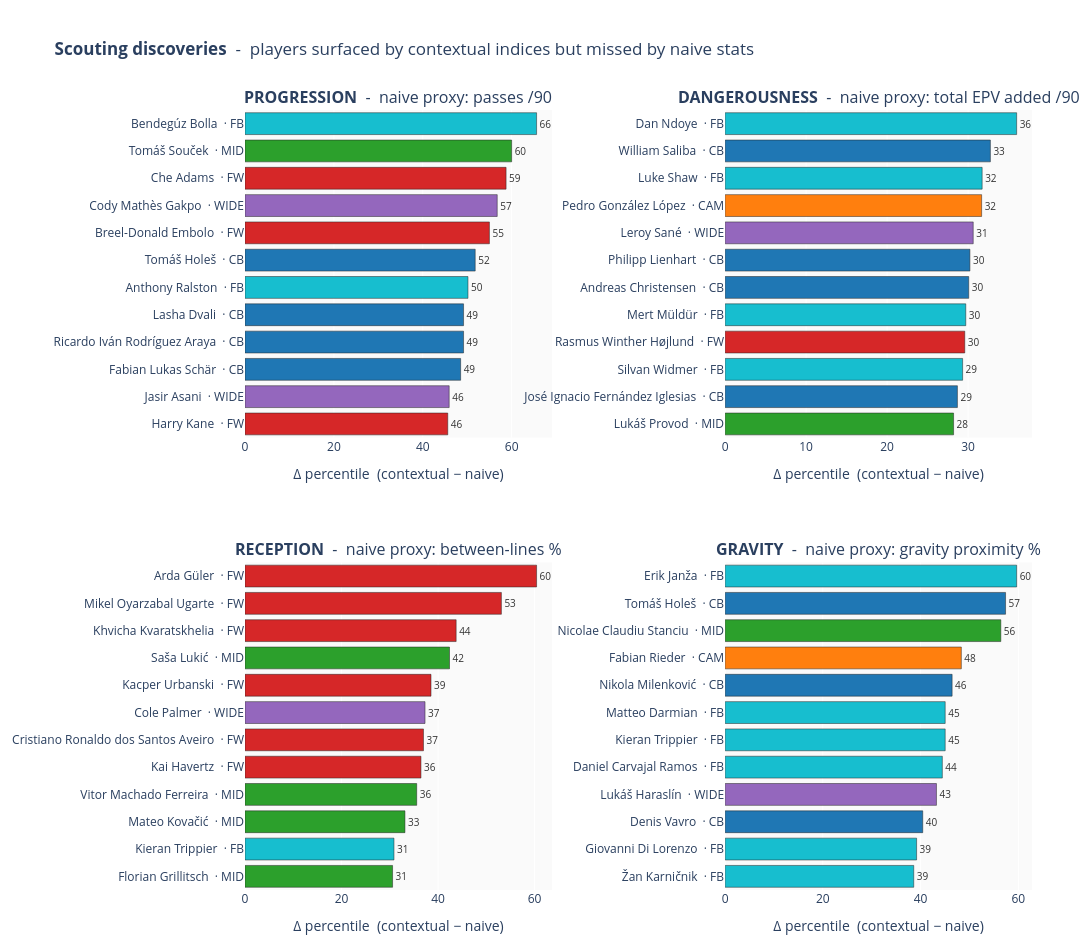
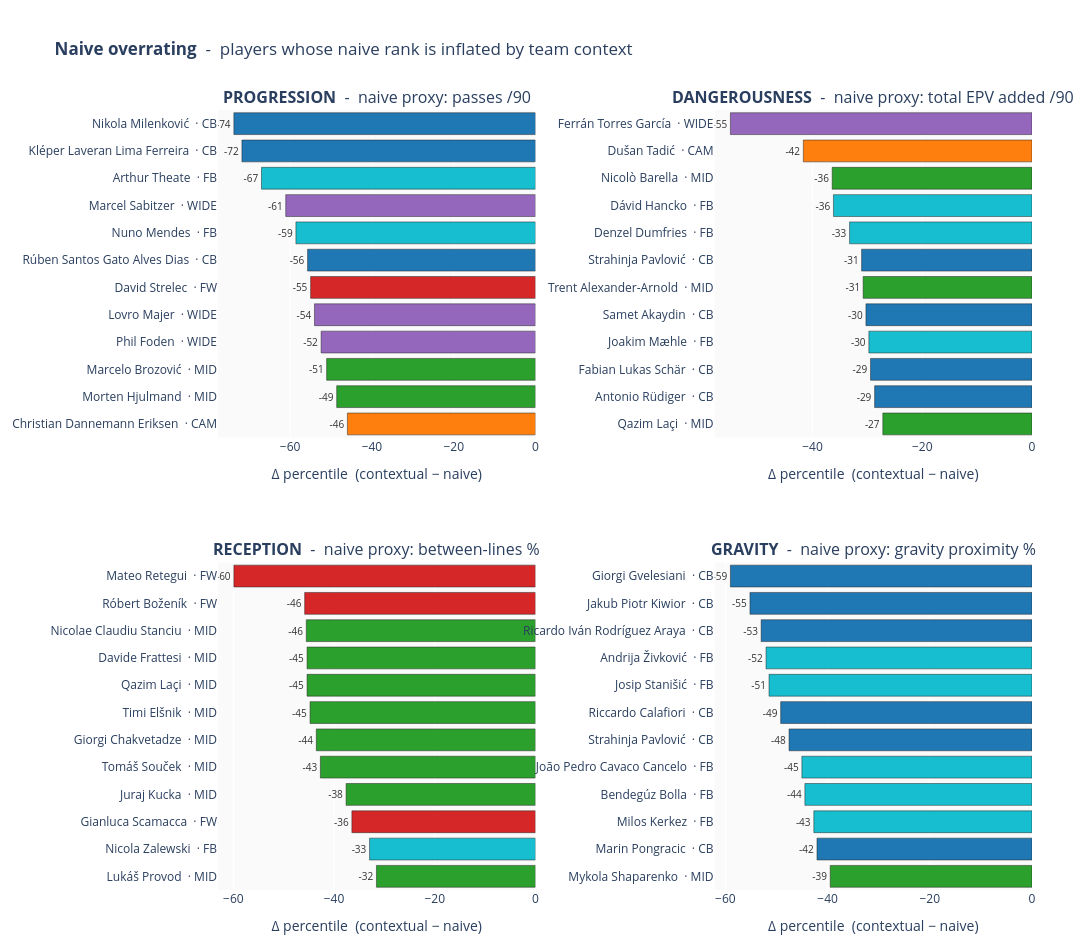

Notebook code cell kept with these figures, in order:
### Markdown cell above
## H1 validation — scouting discoveries

The previous cell showed that contextual and naive rankings disagree. This one answers **who specifically does the contextual approach surface that naive stats miss**.

For each composite index we pair it with its single best naive proxy and compute, for every player, the within-role rank shift `Δ = ctx_index_pct − naive_pct`.

| Composite index | Naive proxy |
|---|---|
| PROGRESSION   | passes /90 (volume) |
| DANGEROUSNESS | total EPV added /90 (single threat metric) |
| RECEPTION     | between-lines % alone |
| GRAVITY       | gravity proximity % alone |

Two views follow:

1. **Discoveries**, top 12 players per index with the largest **positive** Δ (the H1 scouting nuggets: undervalued by naive stats, lifted by the contextual index).
2. **Naive overrating**, top 12 with the largest **negative** Δ (players whose naive ranking is inflated by team context but whose contextual contribution is lower).

A console table at the bottom lists the per-role top 3 discoveries for each index.

### Case studies — three named discoveries

**Bendegúz Bolla, Hungary, FB.** PROGRESSION_idx ≈ 73 vs `passes /90` percentile ≈ 7. The textbook H1 case. A full-back in a low-possession national side ranks in the bottom decile by raw passing volume, yet finishes in the top quartile of full-backs on PROGRESSION. The reason is visible in the line-breaker pipeline: when Bolla does pass, he produces clean line-breakers at a per-90 rate competitive with full-backs from far stronger teams. A naive volume-only filter would never put him in a scouting shortlist; the contextual index does. The next cells visualise his quality line-breakers directly.

**Tomáš Souček, Czech Republic, MID.** PROGRESSION_idx ≈ 63 vs `passes /90` percentile ≈ 3. Souček is publicly framed as a defensive, aerial-duel midfielder, and the naive view confirms it. 3rd percentile in passing volume across midfielders is bottom-of-the-pool. The contextual lens flips the angle: when he plays, he plays *forward*, with hull penetrations and quality line-breakers per 90 well above the role median. The H1 reading: the PROGRESSION index is not measuring how often a midfielder touches the ball, it is measuring what they do with the ball when they do touch it.

**Arda Güler, Turkey, FW.** RECEPTION_idx ≈ 64 vs `between_lines %` percentile ≈ 3. The most informative case in the pool, because it shows the gap between a single proxy and a multi-axis composite. Güler's between-lines rate alone places him in the bottom 3 % of forwards: he simply does not receive the ball between the lines very often in Turkey's setup. But the other two RECEPTION axes tell a very different story. His successful hull-exits per 90 are at the 97th percentile, and his pressure-resistance rate sits at the 91st (8 events, all completed). The composite reads this correctly as "when Güler does end up in tight space, he wins", and lifts his RECEPTION index into the upper half of forwards. A naive single-metric filter would discard him before any analyst opened his radar; the multi-axis composite does not.

The pattern across the three cases is the same. Each player has a low naive percentile (3 to 7) and a mid-to-high contextual index (63 to 73) inside their macro-role.

### Code cell
from src.validation import scouting_discoveries
scouting_discoveries(df, pct)

### Figure 1 — Plotly figure (JSON) as saved in the notebook; plotly's stock layout.template omitted (floating-point values rounded to 4 significant figures)
{"data": [{"customdata": [["England", 70.6, 25], ["Albania", 48.6, 2.7], ["Switzerland", 86.2, 37.7], ["Switzerland", 83.6, 34.4], ["Georgia", 65.6, 16.4], ["Scotland", 64.2, 14], ["Czech Republic", 73.1, 21.3], ["Switzerland", 73.8, 18.8], ["Netherlands", 67.6, 10.8], ["Scotland", 71.2, 12.5], ["Czech Republic", 63.1, 3.1], ["Hungary", 72.6, 7]], "hovertemplate": "<b>%{y}</b><br>Team: %{customdata[0]}<br>Contextual idx: %{customdata[1]}<br>Naive pct: %{customdata[2]}<br>Δ: %{x:.1f}<extra></extra>", "marker": {"color": ["#d62728", "#9467bd", "#1f77b4", "#1f77b4", "#1f77b4", "#17becf", "#1f77b4", "#d62728", "#9467bd", "#d62728", "#2ca02c", "#17becf"], "line": {"color": "#222", "width": 0.5}}, "orientation": "h", "showlegend": false, "text": [46.0, 46.0, 49.0, 49.0, 49.0, 50.0, 52.0, 55.0, 57.0, 59.0, 60.0, 66.0], "textfont": {"color": "#333", "size": 10}, "textposition": "outside", "type": "bar", "x": [45.62, 45.95, 48.52, 49.18, 49.18, 50.18, 51.8, 55.0, 56.76, 58.75, 60.0, 65.61], "xaxis": "x", "y": ["Harry Kane  · FW", "Jasir Asani  · WIDE", "Fabian Lukas Schär  · CB", "Ricardo Iván Rodríguez Araya  · CB", "Lasha Dvali  · CB", "Anthony Ralston  · FB", "Tomáš Holeš  · CB", "Breel-Donald Embolo  · FW", "Cody Mathès Gakpo  · WIDE", "Che Adams  · FW", "Tomáš Souček  · MID", "Bendegúz Bolla  · FB"], "yaxis": "y"}, {"customdata": [["Czech Republic", 42.1, 13.8], ["Spain", 43.4, 14.8], ["Switzerland", 36.3, 7], ["Denmark", 64, 34.4], ["Turkey", 59.5, 29.8], ["Denmark", 36.6, 6.6], ["Austria", 31.9, 1.6], ["Germany", 38.7, 8.1], ["Spain", 66.7, 35], ["England", 66.8, 35.1], ["France", 52.4, 19.7], ["Switzerland", 64.1, 28.1]], "hovertemplate": "<b>%{y}</b><br>Team: %{customdata[0]}<br>Contextual idx: %{customdata[1]}<br>Naive pct: %{customdata[2]}<br>Δ: %{x:.1f}<extra></extra>", "marker": {"color": ["#2ca02c", "#1f77b4", "#17becf", "#d62728", "#17becf", "#1f77b4", "#1f77b4", "#9467bd", "#ff7f0e", "#17becf", "#1f77b4", "#17becf"], "line": {"color": "#222", "width": 0.5}}, "orientation": "h", "showlegend": false, "text": [28.0, 29.0, 29.0, 30.0, 30.0, 30.0, 30.0, 31.0, 32.0, 32.0, 33.0, 36.0], "textfont": {"color": "#333", "size": 10}, "textposition": "outside", "type": "bar", "x": [28.21, 28.68, 29.32, 29.58, 29.71, 30.07, 30.22, 30.63, 31.67, 31.73, 32.75, 35.99], "xaxis": "x2", "y": ["Lukáš Provod  · MID", "José Ignacio Fernández Iglesias  · CB", "Silvan Widmer  · FB", "Rasmus Winther Højlund  · FW", "Mert Müldür  · FB", "Andreas Christensen  · CB", "Philipp Lienhart  · CB", "Leroy Sané  · WIDE", "Pedro González López  · CAM", "Luke Shaw  · FB", "William Saliba  · CB", "Dan Ndoye  · FB"], "yaxis": "y2"}, {"customdata": [["Austria", 62.9, 32.3], ["England", 44.9, 14], ["Croatia", 54.7, 21.5], ["Portugal", 49.4, 13.8], ["Germany", 49, 12.5], ["Portugal", 52.6, 15.6], ["England", 64.3, 27], ["Poland", 76, 37.5], ["Serbia", 60.8, 18.5], ["Georgia", 50, 6.2], ["Spain", 62.5, 9.4], ["Turkey", 63.5, 3.1]], "hovertemplate": "<b>%{y}</b><br>Team: %{customdata[0]}<br>Contextual idx: %{customdata[1]}<br>Naive pct: %{customdata[2]}<br>Δ: %{x:.1f}<extra></extra>", "marker": {"color": ["#2ca02c", "#17becf", "#2ca02c", "#2ca02c", "#d62728", "#d62728", "#9467bd", "#d62728", "#2ca02c", "#d62728", "#d62728", "#d62728"], "line": {"color": "#222", "width": 0.5}}, "orientation": "h", "showlegend": false, "text": [31.0, 31.0, 33.0, 36.0, 36.0, 37.0, 37.0, 39.0, 42.0, 44.0, 53.0, 60.0], "textfont": {"color": "#333", "size": 10}, "textposition": "outside", "type": "bar", "x": [30.58, 30.87, 33.14, 35.58, 36.46, 36.98, 37.3, 38.54, 42.37, 43.75, 53.12, 60.42], "xaxis": "x3", "y": ["Florian Grillitsch  · MID", "Kieran Trippier  · FB", "Mateo Kovačić  · MID", "Vitor Machado Ferreira  · MID", "Kai Havertz  · FW", "Cristiano Ronaldo dos Santos Aveiro  · FW", "Cole Palmer  · WIDE", "Kacper Urbanski  · FW", "Saša Lukić  · MID", "Khvicha Kvaratskhelia  · FW", "Mikel Oyarzabal Ugarte  · FW", "Arda Güler  · FW"], "yaxis": "y3"}, {"customdata": [["Slovenia", 47.4, 8.8], ["Italy", 46.2, 7], ["Slovakia", 58.5, 18], ["Slovakia", 51.4, 8.1], ["Spain", 69, 24.6], ["England", 60.8, 15.8], ["Italy", 64.3, 19.3], ["Serbia", 67.8, 21.3], ["Switzerland", 68.3, 20], ["Romania", 62.6, 6.2], ["Czech Republic", 62.3, 4.9], ["Slovenia", 61.4, 1.8]], "hovertemplate": "<b>%{y}</b><br>Team: %{customdata[0]}<br>Contextual idx: %{customdata[1]}<br>Naive pct: %{customdata[2]}<br>Δ: %{x:.1f}<extra></extra>", "marker": {"color": ["#17becf", "#17becf", "#1f77b4", "#9467bd", "#17becf", "#17becf", "#17becf", "#1f77b4", "#ff7f0e", "#2ca02c", "#1f77b4", "#17becf"], "line": {"color": "#222", "width": 0.5}}, "orientation": "h", "showlegend": false, "text": [39.0, 39.0, 40.0, 43.0, 44.0, 45.0, 45.0, 46.0, 48.0, 56.0, 57.0, 60.0], "textfont": {"color": "#333", "size": 10}, "textposition": "outside", "type": "bar", "x": [38.6, 39.18, 40.44, 43.24, 44.44, 45.03, 45.03, 46.45, 48.33, 56.41, 57.38, 59.65], "xaxis": "x4", "y": ["Žan Karničnik  · FB", "Giovanni Di Lorenzo  · FB", "Denis Vavro  · CB", "Lukáš Haraslín  · WIDE", "Daniel Carvajal Ramos  · FB", "Kieran Trippier  · FB", "Matteo Darmian  · FB", "Nikola Milenković  · CB", "Fabian Rieder  · CAM", "Nicolae Claudiu Stanciu  · MID", "Tomáš Holeš  · CB", "Erik Janža  · FB"], "yaxis": "y4"}], "layout": {"annotations": [{"font": {"size": 16}, "showarrow": false, "text": "<b>PROGRESSION</b>  -  naive proxy: passes /90", "x": 0.195, "xanchor": "center", "xref": "paper", "y": 1, "yanchor": "bottom", "yref": "paper"}, {"font": {"size": 16}, "showarrow": false, "text": "<b>DANGEROUSNESS</b>  -  naive proxy: total EPV added /90", "x": 0.805, "xanchor": "center", "xref": "paper", "y": 1, "yanchor": "bottom", "yref": "paper"}, {"font": {"size": 16}, "showarrow": false, "text": "<b>RECEPTION</b>  -  naive proxy: between-lines %", "x": 0.195, "xanchor": "center", "xref": "paper", "y": 0.42, "yanchor": "bottom", "yref": "paper"}, {"font": {"size": 16}, "showarrow": false, "text": "<b>GRAVITY</b>  -  naive proxy: gravity proximity %", "x": 0.805, "xanchor": "center", "xref": "paper", "y": 0.42, "yanchor": "bottom", "yref": "paper"}], "height": 950, "margin": {"b": 60, "l": 80, "r": 60, "t": 110}, "plot_bgcolor": "#fafafa", "title": {"text": "<b>Scouting discoveries</b>  -  players surfaced by contextual indices but missed by naive stats"}, "width": 1300, "xaxis": {"anchor": "y", "domain": [0, 0.39], "title": {"text": "Δ percentile  (contextual − naive)"}}, "xaxis2": {"anchor": "y2", "domain": [0.61, 1], "title": {"text": "Δ percentile  (contextual − naive)"}}, "xaxis3": {"anchor": "y3", "domain": [0, 0.39], "title": {"text": "Δ percentile  (contextual − naive)"}}, "xaxis4": {"anchor": "y4", "domain": [0.61, 1], "title": {"text": "Δ percentile  (contextual − naive)"}}, "yaxis": {"anchor": "x", "automargin": true, "domain": [0.58, 1]}, "yaxis2": {"anchor": "x2", "automargin": true, "domain": [0.58, 1]}, "yaxis3": {"anchor": "x3", "automargin": true, "domain": [0, 0.42]}, "yaxis4": {"anchor": "x4", "automargin": true, "domain": [0, 0.42]}}}

### Figure 2 — Plotly figure (JSON) as saved in the notebook; plotly's stock layout.template omitted (floating-point values rounded to 4 significant figures)
{"data": [{"customdata": [["Denmark", 54, 100], ["Denmark", 45.2, 93.8], ["Croatia", 30.5, 81.5], ["England", 36.8, 89.2], ["Croatia", 43.2, 97.3], ["Slovakia", 16.9, 71.9], ["Portugal", 42.6, 98.4], ["Portugal", 39.6, 98.2], ["Austria", 11.9, 73], ["Belgium", 26, 93], ["Portugal", 28.2, 100], ["Serbia", 13.1, 86.9]], "hovertemplate": "<b>%{y}</b><br>Team: %{customdata[0]}<br>Contextual idx: %{customdata[1]}<br>Naive pct: %{customdata[2]}<br>Δ: %{x:.1f}<extra></extra>", "marker": {"color": ["#ff7f0e", "#2ca02c", "#2ca02c", "#9467bd", "#9467bd", "#d62728", "#1f77b4", "#17becf", "#9467bd", "#17becf", "#1f77b4", "#1f77b4"], "line": {"color": "#222", "width": 0.5}}, "orientation": "h", "showlegend": false, "text": [-46.0, -49.0, -51.0, -52.0, -54.0, -55.0, -56.0, -59.0, -61.0, -67.0, -72.0, -74.0], "textfont": {"color": "#333", "size": 10}, "textposition": "outside", "type": "bar", "x": [-46.0, -48.62, -51.08, -52.43, -54.05, -55.0, -55.74, -58.6, -61.08, -67.02, -71.8, -73.77], "xaxis": "x", "y": ["Christian Dannemann Eriksen  · CAM", "Morten Hjulmand  · MID", "Marcelo Brozović  · MID", "Phil Foden  · WIDE", "Lovro Majer  · WIDE", "David Strelec  · FW", "Rúben Santos Gato Alves Dias  · CB", "Nuno Mendes  · FB", "Marcel Sabitzer  · WIDE", "Arthur Theate  · FB", "Kléper Laveran Lima Ferreira  · CB", "Nikola Milenković  · CB"], "yaxis": "y"}, {"customdata": [["Albania", 57.4, 84.6], ["Germany", 71.3, 100], ["Switzerland", 59.1, 88.5], ["Denmark", 54.5, 84.2], ["Turkey", 41.9, 72.1], ["England", 69.2, 100], ["Serbia", 64, 95.1], ["Netherlands", 40.4, 73.7], ["Slovakia", 46.3, 82.5], ["Italy", 51.3, 87.7], ["Serbia", 58.3, 100], ["Spain", 31.5, 86.5]], "hovertemplate": "<b>%{y}</b><br>Team: %{customdata[0]}<br>Contextual idx: %{customdata[1]}<br>Naive pct: %{customdata[2]}<br>Δ: %{x:.1f}<extra></extra>", "marker": {"color": ["#2ca02c", "#1f77b4", "#1f77b4", "#17becf", "#1f77b4", "#2ca02c", "#1f77b4", "#17becf", "#17becf", "#2ca02c", "#ff7f0e", "#9467bd"], "line": {"color": "#222", "width": 0.5}}, "orientation": "h", "showlegend": false, "text": [-27.0, -29.0, -29.0, -30.0, -30.0, -31.0, -31.0, -33.0, -36.0, -36.0, -42.0, -55.0], "textfont": {"color": "#333", "size": 10}, "textposition": "outside", "type": "bar", "x": [-27.18, -28.68, -29.42, -29.73, -30.26, -30.77, -31.05, -33.24, -36.18, -36.41, -41.67, -54.95], "xaxis": "x2", "y": ["Qazim Laçi  · MID", "Antonio Rüdiger  · CB", "Fabian Lukas Schär  · CB", "Joakim Mæhle  · FB", "Samet Akaydin  · CB", "Trent Alexander-Arnold  · MID", "Strahinja Pavlović  · CB", "Denzel Dumfries  · FB", "Dávid Hancko  · FB", "Nicolò Barella  · MID", "Dušan Tadić  · CAM", "Ferrán Torres García  · WIDE"], "yaxis": "y2"}, {"customdata": [["Czech Republic", 56.9, 88.5], ["Poland", 50.4, 83.3], ["Italy", 60.4, 96.9], ["Slovakia", 60.9, 98.5], ["Czech Republic", 48.1, 90.8], ["Georgia", 42.6, 86.2], ["Slovenia", 38.3, 83.1], ["Albania", 54.6, 100], ["Italy", 50, 95.4], ["Romania", 28.3, 73.8], ["Slovakia", 41.7, 87.5], ["Italy", 40.1, 100]], "hovertemplate": "<b>%{y}</b><br>Team: %{customdata[0]}<br>Contextual idx: %{customdata[1]}<br>Naive pct: %{customdata[2]}<br>Δ: %{x:.1f}<extra></extra>", "marker": {"color": ["#2ca02c", "#17becf", "#d62728", "#2ca02c", "#2ca02c", "#2ca02c", "#2ca02c", "#2ca02c", "#2ca02c", "#2ca02c", "#d62728", "#d62728"], "line": {"color": "#222", "width": 0.5}}, "orientation": "h", "showlegend": false, "text": [-32.0, -33.0, -36.0, -38.0, -43.0, -44.0, -45.0, -45.0, -45.0, -46.0, -46.0, -60.0], "textfont": {"color": "#333", "size": 10}, "textposition": "outside", "type": "bar", "x": [-31.58, -32.95, -36.46, -37.61, -42.71, -43.53, -44.76, -45.36, -45.36, -45.51, -45.83, -59.9], "xaxis": "x3", "y": ["Lukáš Provod  · MID", "Nicola Zalewski  · FB", "Gianluca Scamacca  · FW", "Juraj Kucka  · MID", "Tomáš Souček  · MID", "Giorgi Chakvetadze  · MID", "Timi Elšnik  · MID", "Qazim Laçi  · MID", "Davide Frattesi  · MID", "Nicolae Claudiu Stanciu  · MID", "Róbert Boženík  · FW", "Mateo Retegui  · FW"], "yaxis": "y3"}, {"customdata": [["Ukraine", 43.6, 83.1], ["Croatia", 39.9, 82], ["Hungary", 45, 87.7], ["Hungary", 52, 96.5], ["Portugal", 48, 93], ["Serbia", 42.6, 90.2], ["Italy", 37.7, 86.9], ["Croatia", 32.7, 84.2], ["Serbia", 39.2, 91.2], ["Switzerland", 40.4, 93.4], ["Poland", 36.6, 91.8], ["Georgia", 39.3, 98.4]], "hovertemplate": "<b>%{y}</b><br>Team: %{customdata[0]}<br>Contextual idx: %{customdata[1]}<br>Naive pct: %{customdata[2]}<br>Δ: %{x:.1f}<extra></extra>", "marker": {"color": ["#2ca02c", "#1f77b4", "#17becf", "#17becf", "#17becf", "#1f77b4", "#1f77b4", "#17becf", "#17becf", "#1f77b4", "#1f77b4", "#1f77b4"], "line": {"color": "#222", "width": 0.5}}, "orientation": "h", "showlegend": false, "text": [-39.0, -42.0, -43.0, -44.0, -45.0, -48.0, -49.0, -51.0, -52.0, -53.0, -55.0, -59.0], "textfont": {"color": "#333", "size": 10}, "textposition": "outside", "type": "bar", "x": [-39.49, -42.08, -42.69, -44.44, -45.03, -47.54, -49.18, -51.46, -52.05, -53.01, -55.19, -59.02], "xaxis": "x4", "y": ["Mykola Shaparenko  · MID", "Marin Pongracic  · CB", "Milos Kerkez  · FB", "Bendegúz Bolla  · FB", "João Pedro Cavaco Cancelo  · FB", "Strahinja Pavlović  · CB", "Riccardo Calafiori  · CB", "Josip Stanišić  · FB", "Andrija Živković  · FB", "Ricardo Iván Rodríguez Araya  · CB", "Jakub Piotr Kiwior  · CB", "Giorgi Gvelesiani  · CB"], "yaxis": "y4"}], "layout": {"annotations": [{"font": {"size": 16}, "showarrow": false, "text": "<b>PROGRESSION</b>  -  naive proxy: passes /90", "x": 0.195, "xanchor": "center", "xref": "paper", "y": 1, "yanchor": "bottom", "yref": "paper"}, {"font": {"size": 16}, "showarrow": false, "text": "<b>DANGEROUSNESS</b>  -  naive proxy: total EPV added /90", "x": 0.805, "xanchor": "center", "xref": "paper", "y": 1, "yanchor": "bottom", "yref": "paper"}, {"font": {"size": 16}, "showarrow": false, "text": "<b>RECEPTION</b>  -  naive proxy: between-lines %", "x": 0.195, "xanchor": "center", "xref": "paper", "y": 0.42, "yanchor": "bottom", "yref": "paper"}, {"font": {"size": 16}, "showarrow": false, "text": "<b>GRAVITY</b>  -  naive proxy: gravity proximity %", "x": 0.805, "xanchor": "center", "xref": "paper", "y": 0.42, "yanchor": "bottom", "yref": "paper"}], "height": 950, "margin": {"b": 60, "l": 80, "r": 60, "t": 110}, "plot_bgcolor": "#fafafa", "title": {"text": "<b>Naive overrating</b>  -  players whose naive rank is inflated by team context"}, "width": 1300, "xaxis": {"anchor": "y", "domain": [0, 0.39], "title": {"text": "Δ percentile  (contextual − naive)"}}, "xaxis2": {"anchor": "y2", "domain": [0.61, 1], "title": {"text": "Δ percentile  (contextual − naive)"}}, "xaxis3": {"anchor": "y3", "domain": [0, 0.39], "title": {"text": "Δ percentile  (contextual − naive)"}}, "xaxis4": {"anchor": "y4", "domain": [0.61, 1], "title": {"text": "Δ percentile  (contextual − naive)"}}, "yaxis": {"anchor": "x", "automargin": true, "domain": [0.58, 1]}, "yaxis2": {"anchor": "x2", "automargin": true, "domain": [0.58, 1]}, "yaxis3": {"anchor": "x3", "automargin": true, "domain": [0, 0.42]}, "yaxis4": {"anchor": "x4", "automargin": true, "domain": [0, 0.42]}}}
